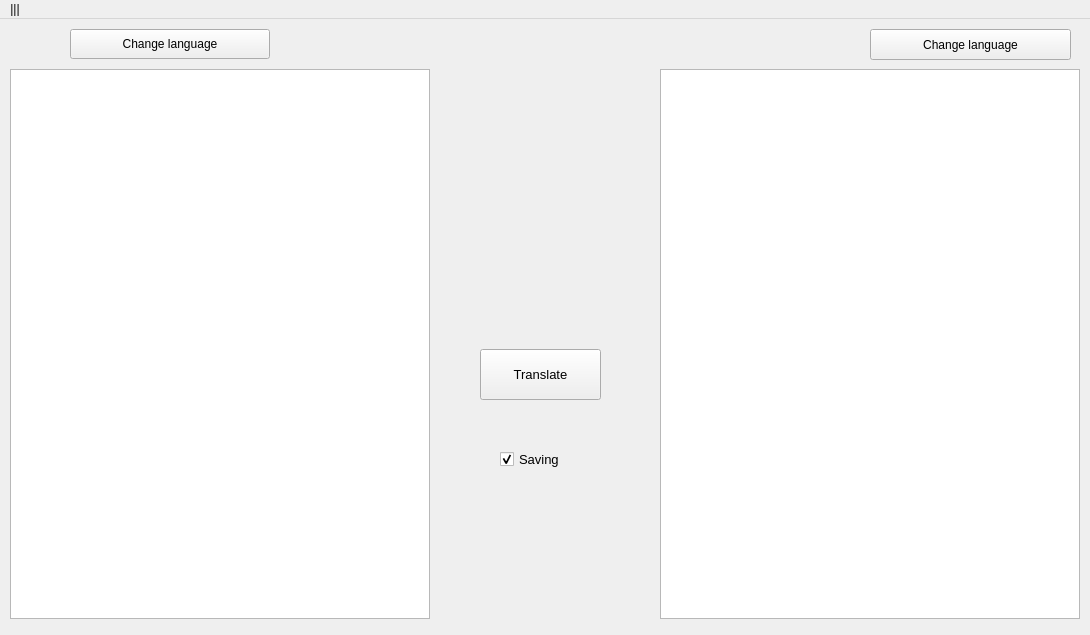
<?xml version="1.0" encoding="UTF-8"?>
<ui version="4.0">
 <class>Translator</class>
 <widget class="QMainWindow" name="Translator">
  <property name="geometry">
   <rect>
    <x>0</x>
    <y>0</y>
    <width>1090</width>
    <height>635</height>
   </rect>
  </property>
  <property name="minimumSize">
   <size>
    <width>1090</width>
    <height>610</height>
   </size>
  </property>
  <property name="maximumSize">
   <size>
    <width>1090</width>
    <height>635</height>
   </size>
  </property>
  <property name="windowTitle">
   <string>MainWindow</string>
  </property>
  <property name="styleSheet">
   <string notr="true"/>
  </property>
  <widget class="QWidget" name="centralwidget">
   <widget class="QPushButton" name="BtnTranslate">
    <property name="geometry">
     <rect>
      <x>480</x>
      <y>330</y>
      <width>121</width>
      <height>51</height>
     </rect>
    </property>
    <property name="font">
     <font>
      <pointsize>10</pointsize>
     </font>
    </property>
    <property name="styleSheet">
     <string notr="true"/>
    </property>
    <property name="text">
     <string>Translate</string>
    </property>
   </widget>
   <widget class="QPlainTextEdit" name="text_from_lang">
    <property name="geometry">
     <rect>
      <x>10</x>
      <y>50</y>
      <width>420</width>
      <height>550</height>
     </rect>
    </property>
    <property name="font">
     <font>
      <pointsize>11</pointsize>
     </font>
    </property>
    <property name="styleSheet">
     <string notr="true"/>
    </property>
    <property name="plainText">
     <string/>
    </property>
   </widget>
   <widget class="QPlainTextEdit" name="text_to_lang">
    <property name="geometry">
     <rect>
      <x>660</x>
      <y>50</y>
      <width>420</width>
      <height>550</height>
     </rect>
    </property>
    <property name="font">
     <font>
      <pointsize>11</pointsize>
     </font>
    </property>
    <property name="cursor" stdset="0">
     <cursorShape>ArrowCursor</cursorShape>
    </property>
    <property name="autoFillBackground">
     <bool>true</bool>
    </property>
    <property name="styleSheet">
     <string notr="true"/>
    </property>
    <property name="plainText">
     <string/>
    </property>
   </widget>
   <widget class="QPushButton" name="choice_from_lang">
    <property name="geometry">
     <rect>
      <x>70</x>
      <y>10</y>
      <width>200</width>
      <height>30</height>
     </rect>
    </property>
    <property name="palette">
     <palette>
      <active/>
      <inactive/>
      <disabled/>
     </palette>
    </property>
    <property name="font">
     <font>
      <pointsize>9</pointsize>
     </font>
    </property>
    <property name="styleSheet">
     <string notr="true"/>
    </property>
    <property name="text">
     <string>Change language</string>
    </property>
   </widget>
   <widget class="QPushButton" name="choice_to_lang">
    <property name="geometry">
     <rect>
      <x>870</x>
      <y>10</y>
      <width>201</width>
      <height>31</height>
     </rect>
    </property>
    <property name="font">
     <font>
      <pointsize>9</pointsize>
     </font>
    </property>
    <property name="styleSheet">
     <string notr="true"/>
    </property>
    <property name="text">
     <string>Change language</string>
    </property>
   </widget>
   <widget class="QCheckBox" name="btnSaving">
    <property name="geometry">
     <rect>
      <x>500</x>
      <y>420</y>
      <width>91</width>
      <height>41</height>
     </rect>
    </property>
    <property name="font">
     <font>
      <pointsize>10</pointsize>
      <weight>50</weight>
      <italic>false</italic>
      <bold>false</bold>
      <underline>false</underline>
      <strikeout>false</strikeout>
      <kerning>true</kerning>
     </font>
    </property>
    <property name="cursor">
     <cursorShape>PointingHandCursor</cursorShape>
    </property>
    <property name="tabletTracking">
     <bool>false</bool>
    </property>
    <property name="styleSheet">
     <string notr="true"/>
    </property>
    <property name="text">
     <string>Saving</string>
    </property>
    <property name="checked">
     <bool>true</bool>
    </property>
    <property name="tristate">
     <bool>false</bool>
    </property>
   </widget>
   <zorder>choice_from_lang</zorder>
   <zorder>BtnTranslate</zorder>
   <zorder>text_from_lang</zorder>
   <zorder>text_to_lang</zorder>
   <zorder>choice_to_lang</zorder>
   <zorder>btnSaving</zorder>
  </widget>
  <widget class="QMenuBar" name="menuBar">
   <property name="geometry">
    <rect>
     <x>0</x>
     <y>0</y>
     <width>1090</width>
     <height>26</height>
    </rect>
   </property>
   <widget class="QMenu" name="menu">
    <property name="title">
     <string>|||</string>
    </property>
    <addaction name="History"/>
    <addaction name="Quiz"/>
   </widget>
   <addaction name="menu"/>
  </widget>
  <action name="History">
   <property name="checkable">
    <bool>false</bool>
   </property>
   <property name="text">
    <string>History</string>
   </property>
  </action>
  <action name="Quiz">
   <property name="text">
    <string>Quiz</string>
   </property>
  </action>
 </widget>
 <resources/>
 <connections/>
</ui>
